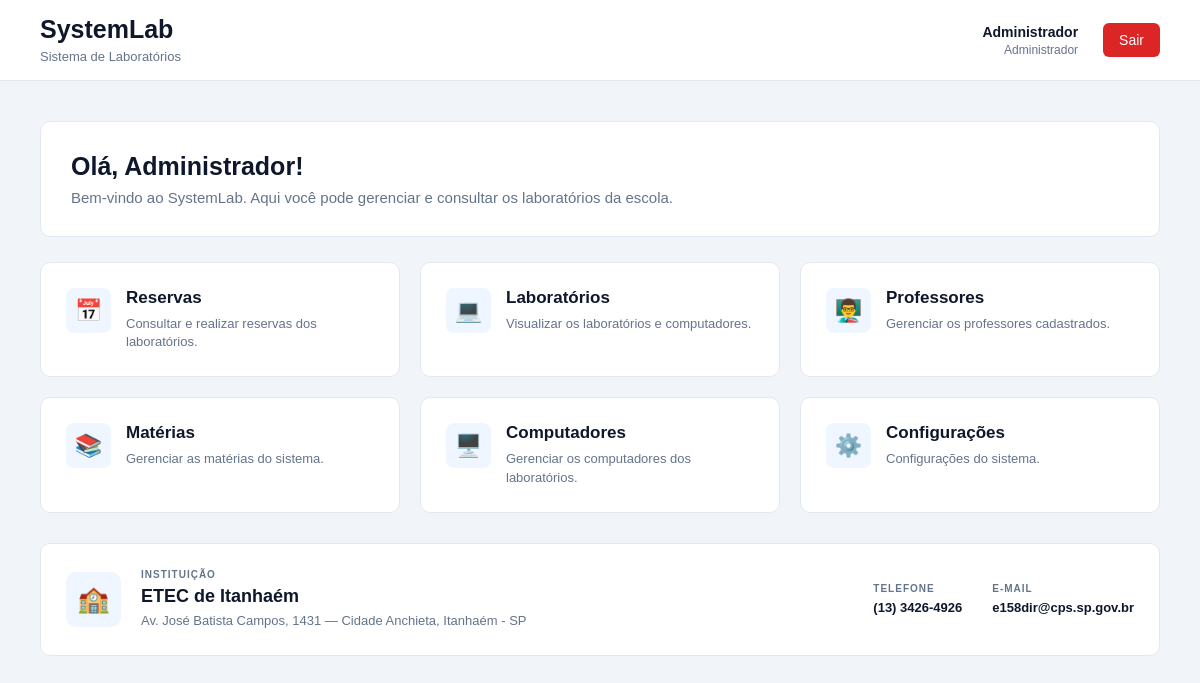
The app's page /index.php (signed in) with its own data.
### tables this page shows
CREATE TABLE tb_escolas (
    cd_escola INT PRIMARY KEY AUTO_INCREMENT,
    nm_escola VARCHAR(100) NOT NULL,
    ds_endereco VARCHAR(150),
    nm_bairro VARCHAR(100),
    nm_cidade VARCHAR(100),
    sg_uf CHAR(2),
    nr_telefone VARCHAR(20),
    nm_email VARCHAR(100)
);

### index.php (the view, shortened to what this page needs)
<?php
require_once 'includes/conexao.php';
$usuario = $_SESSION['usuario'];
$tipo = $_SESSION['tipo'];
$turma = $_SESSION['turma'] ?? '';
$sql_escola = "SELECT * FROM tb_escolas LIMIT 1";
$resultado_escola = $conexao->query($sql_escola);
$escola = $resultado_escola->fetch_assoc();
$aulas = [];
?>
<!DOCTYPE html>
<html lang="pt-br">
<head>
    <link
        rel="stylesheet"
        href="css/style.css"
    >
</head>
<body>
    <header class="topo">
        <div class="logo">
            <h1>
                SystemLab
            </h1>
            <span>
                Sistema de Laboratórios
            </span>
        </div>
        <div class="usuario">
            <div class="usuario-info">
                <strong>
                    <?= htmlspecialchars($usuario) ?>
                </strong>
                <span>
                    <?php if ($tipo === 'administrador'): ?>
                        Administrador
                    <?php elseif ($tipo === 'professor'): ?>
                        Professor
                    <?php else: ?>
                        Aluno
                    <?php endif; ?>
                </span>
            </div>
            <a
                href="sair.php"
                class="sair"
            >
                Sair
            </a>
        </div>
    </header>
    <main class="conteudo">
        <section class="boas-vindas">
            <div>
                <h2>
                    Olá,
                    <?= htmlspecialchars($usuario) ?>!
                </h2>
                <?php if ($tipo === 'aluno'): ?>
                    <p>
                        Bem-vindo ao SystemLab.
                        Aqui você pode consultar as aulas
                        e os laboratórios da sua turma.
                    </p>
                    <div class="turma">
                        Turma:
                        <strong>
                            <?= htmlspecialchars($turma) ?>
                        </strong>
                    </div>
                <?php else: ?>
                    <p>
                        Bem-vindo ao SystemLab.
                        Aqui você pode gerenciar
                        e consultar os laboratórios da escola.
                    </p>
                <?php endif; ?>
            </div>
        </section>
        <?php if ($tipo === 'aluno'): ?>
            <section class="aulas-section">
                <div class="titulo-section">
                    <h2>
                        Suas próximas aulas
                    </h2>
                    <span>
                        <?= count($aulas) ?> aula(s) encontrada(s)
                    </span>
                </div>
                <?php if (count($aulas) > 0): ?>
                    <div class="aulas-lista">
                        <?php foreach ($aulas as $aula): ?>
                            <div class="aula-card">
                                <div class="aula-data">
                                    <strong>
                                        <?= date(
                                            'd/m',
                                            strtotime($aula['dt_reserva'])
                                        ) ?>
                                    </strong>
                                    <span>
                                        <?= date(
                                            'Y',
                                            strtotime($aula['dt_reserva'])
                                        ) ?>
                                    </span>
                                </div>
                                <div class="aula-info">
                                    <h3>
                                        <?= htmlspecialchars(
                                            $aula['sg_materia']
                                        ) ?>
                                        -
                                        <?= htmlspecialchars(
                                            $aula['nm_materia']
                                        ) ?>
                                    </h3>
                                    <p>
                                        <strong>
                                            Horário:
                                        </strong>
                                        <?= date(
                                            'H:i',
                                            strtotime($aula['hr_inicio'])
                                        ) ?>
                                        às
                                        <?= date(
                                            'H:i',
                                            strtotime($aula['hr_fim'])
                                        ) ?>
                                    </p>
                                    <p>
                                        <strong>
                                            Professor:
                                        </strong>
                                        <?= htmlspecialchars(
                                            $aula['nm_professor']
                                        ) ?>
                                    </p>
                                    <p>
                                        <strong>
                                            Laboratório:
                                        </strong>
                                        <?= htmlspecialchars(
                                            $aula['nm_sala']
                                        ) ?>
                                    </p>
                                </div>
                            </div>
                        <?php endforeach; ?>
                    </div>
                <?php else: ?>
                    <div class="sem-aulas">
                        <div class="sem-aulas-icone">
                            📅
                        </div>
                        <h3>
                            Nenhuma aula encontrada
                        </h3>
                        <p>
                            Ainda não existem reservas
                            cadastradas para a sua turma.
                        </p>
                    </div>
                <?php endif; ?>
            </section>
        <?php else: ?>
            <section class="cards">
                <a
                    href="reservas.php"
                    class="card"
                >
                    <div class="icone">
                        📅
                    </div>
                    <div>
                        <h3>
                            Reservas
                        </h3>
                        <p>
                            Consultar e realizar reservas
                            dos laboratórios.
                        </p>
                    </div>
                </a>
                <a
                    href="laboratorios.php"
                    class="card"
                >
                    <div class="icone">
                        💻
                    </div>
                    <div>
                        <h3>
                            Laboratórios
                        </h3>
                        <p>
                            Visualizar os laboratórios
                            e computadores.
                        </p>
                    </div>
                </a>
                <?php if ($tipo === 'administrador'): ?>
                    <a
                        href="professores.php"
                        class="card"
                    >
                        <div class="icone">
                            👨‍🏫
                        </div>
                        <div>
                            <h3>
                                Professores
                            </h3>
                            <p>
                                Gerenciar os professores
                                cadastrados.
                            </p>
                        </div>
                    </a>
                    <a
                        href="materias.php"
                        class="card"
                    >
                        <div class="icone">
                            📚
                        </div>
                        <div>
                            <h3>
                                Matérias
                            </h3>
                            <p>
                                Gerenciar as matérias
                                do sistema.
                            </p>
                        </div>
                    </a>
                    <a
                        href="computadores.php"
                        class="card"
                    >
                        <div class="icone">
                            🖥️
                        </div>
                        <div>
                            <h3>
                                Computadores
                            </h3>
                            <p>
                                Gerenciar os computadores
                                dos laboratórios.
                            </p>
                        </div>
                    </a>
                    <a
                        href="configuracoes.php"
                        class="card"
                    >
                        <div class="icone">
                            ⚙️
                        </div>
                        <div>
                            <h3>
                                Configurações
                            </h3>
                            <p>
                                Configurações do sistema.
                            </p>
                        </div>
                    </a>
                <?php endif; ?>
            </section>
        <?php endif; ?>
        <?php if ($escola): ?>
            <section class="escola-section">
                <div class="escola-card">
                    <div class="escola-icon">
                        🏫
                    </div>
                    <div class="escola-info">
                        <span>
                            INSTITUIÇÃO
                        </span>
                        <h2>
                            <?= htmlspecialchars(
                                $escola['nm_escola']
                            ) ?>
                        </h2>
                        <p>
                            <?= htmlspecialchars(
                                $escola['ds_endereco']
                            ) ?>
                            —
                            <?= htmlspecialchars(
                                $escola['nm_bairro']
                            ) ?>,
                            <?= htmlspecialchars(
                                $escola['nm_cidade']
                            ) ?>
                            -
                            <?= htmlspecialchars(
                                $escola['sg_uf']
                            ) ?>
                        </p>
                    </div>
                    <div class="escola-contato">
                        <div>
                            <span>
                                TELEFONE
                            </span>
                            <strong>
                                <?= htmlspecialchars(
                                    $escola['nr_telefone']
                                    ?: 'Não informado'
                                ) ?>
                            </strong>
                        </div>
                        <div>
                            <span>
                                E-MAIL
                            </span>
                            <strong>
                                <?= htmlspecialchars(
                                    $escola['nm_email']
                                    ?: 'Não informado'
                                ) ?>
                            </strong>
                        </div>
                    </div>
                </div>
            </section>
        <?php endif; ?>
    </main>
</body>
</html>

### css/style.css (style rules this page uses)
* { margin: 0; padding: 0; box-sizing: border-box; }
body { font-family: Arial, sans-serif; background-color: #f1f5f9; color: #0f172a; }
.topo { background-color: #ffffff; min-height: 75px; padding: 15px 40px; display: flex; align-items: center; justify-content: space-between; border-bottom: 1px solid #e2e8f0; }
.logo h1 { font-size: 25px; margin-bottom: 3px; }
.logo span { color: #64748b; font-size: 13px; }
.usuario { display: flex; align-items: center; gap: 25px; }
.usuario-info { display: flex; flex-direction: column; text-align: right; }
.usuario-info strong { font-size: 14px; }
.usuario-info span { color: #64748b; font-size: 12px; margin-top: 3px; }
.sair { text-decoration: none; color: #ffffff; background-color: #dc2626; padding: 9px 16px; border-radius: 6px; font-size: 14px; }
.conteudo { max-width: 1200px; margin: 0 auto; padding: 40px; }
.boas-vindas { background-color: #ffffff; padding: 30px; border-radius: 10px; margin-bottom: 25px; border: 1px solid #e2e8f0; }
.boas-vindas h2 { font-size: 25px; margin-bottom: 8px; }
.boas-vindas p { color: #64748b; font-size: 15px; }
.cards { display: grid; grid-template-columns: repeat(3, 1fr); gap: 20px; margin-bottom: 30px; }
.card { background-color: #ffffff; padding: 25px; border-radius: 10px; border: 1px solid #e2e8f0; text-decoration: none; color: #0f172a; display: flex; align-items: flex-start; gap: 15px; transition: 0.2s; }
.icone { width: 45px; height: 45px; display: flex; align-items: center; justify-content: center; background-color: #eff6ff; border-radius: 8px; font-size: 22px; flex-shrink: 0; }
.card h3 { font-size: 17px; margin-bottom: 7px; }
.card p { color: #64748b; font-size: 13px; line-height: 1.4; }
.escola-section { margin-top: 10px; }
.escola-card { background-color: #ffffff; border: 1px solid #e2e8f0; border-radius: 10px; padding: 25px; display: grid; grid-template-columns: auto 1fr auto; align-items: center; gap: 20px; }
.escola-icon { width: 55px; height: 55px; display: flex; align-items: center; justify-content: center; background-color: #eff6ff; border-radius: 10px; font-size: 26px; flex-shrink: 0; }
.escola-info span, .escola-contato span { display: block; color: #64748b; font-size: 10px; font-weight: bold; letter-spacing: 1px; margin-bottom: 6px; }
.escola-info h2 { font-size: 18px; margin-bottom: 5px; }
.escola-info p { color: #64748b; font-size: 13px; line-height: 1.4; }
.escola-contato { display: flex; gap: 30px; }
.escola-contato strong { display: block; font-size: 13px; }

### records on screen
tb_escolas: nm_escola "ETEC de Itanhaém", ds_endereco "Av. José Batista Campos, 1431", nm_bairro "Cidade Anchieta", nm_cidade "Itanhaém", sg_uf "SP", nr_telefone "(13) 3426-4926", nm_email "e158dir@cps.sp.gov.br"

### other values on screen
$usuario "Administrador"
